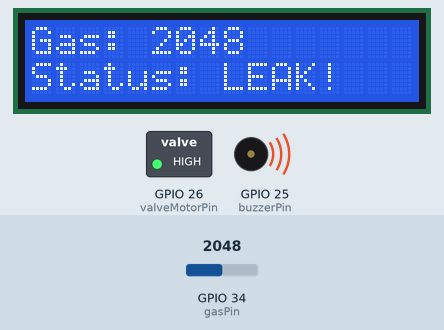
The sketch below on a simulated ESP32. On the bench: 16×2 character LCD, switched loads named in the sketch (green lamp = pin HIGH), buzzer (waves = sounding, pin HIGH). The test bench sets the inputs (shaded band); at power-on: GPIO 34 (gasPin) = 2048. What the sketch prints to the serial monitor is not drawn.

Above: at 3.2 s.
3.3 s: GPIO 34 (gasPin) set to 524
At 4.8 s:
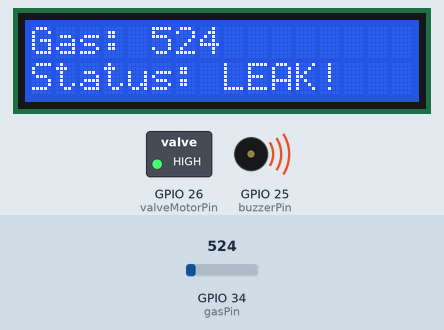
5.1 s: GPIO 34 (gasPin) set to 468
At 5.5 s:
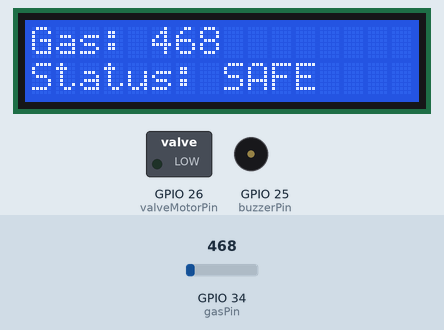
6.7 s: GPIO 34 (gasPin) set to 491
At 7.2 s:
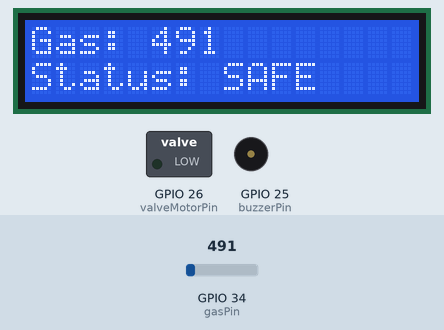
Timing chart, 0 to 9.7 s (numbered marks = the images above; inputs shaded):
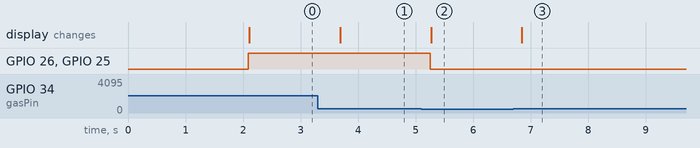

The sketch:

gas.ino
```cpp
#include <Wire.h>
#include <LiquidCrystal_I2C.h>

// Create LCD object (16 cols, 2 rows)
// 0x27 is the common I2C address — change to 0x3F if your LCD does not show text
LiquidCrystal_I2C lcd(0x27, 16, 2);

int gasPin = 34;         // Potentiometer signal (gas sensor)
int valveMotorPin = 26;  // LED simulating motorized valve
int buzzerPin = 25;      // Buzzer
int threshold = 500;     // Gas leak threshold

void setup() {
  pinMode(valveMotorPin, OUTPUT);
  pinMode(buzzerPin, OUTPUT);
  Serial.begin(115200);

  lcd.init();          // Initialize LCD
  lcd.backlight();     // Turn on backlight

  lcd.setCursor(0, 0);
  lcd.print("Gas Shutoff Sys");
  delay(2000);         // Show welcome message
  lcd.clear();
}

void loop() {
  int gasValue = analogRead(gasPin);
  Serial.print("Gas Value: ");
  Serial.println(gasValue);

  lcd.setCursor(0, 0);
  lcd.print("Gas: ");
  lcd.print(gasValue);
  lcd.print("   "); // Clear trailing chars

  if (gasValue > threshold) {
    digitalWrite(valveMotorPin, HIGH);  // Valve ON
    digitalWrite(buzzerPin, HIGH);      // Buzzer ON

    lcd.setCursor(0, 1);
    lcd.print("Status: LEAK!   ");
  } else {
    digitalWrite(valveMotorPin, LOW);   // Valve OFF
    digitalWrite(buzzerPin, LOW);       // Buzzer OFF

    lcd.setCursor(0, 1);
    lcd.print("Status: SAFE    ");
  }

  delay(500);
}
```

Measured:
- the behaviour switches between 501 and 500 on GPIO 34 (gasPin) (found by bisection; images 1 and 2)
- after the input at 3.3 s, the display: changes after 0.39 s (image 1)
- after the input at 5.1 s, GPIO 26 (valveMotorPin), GPIO 25 (buzzerPin): HIGH → LOW after 0.15 s; the display: changes after 0.17 s (image 2)
- after the input at 6.7 s, the display: changes after 0.15 s (image 3)
